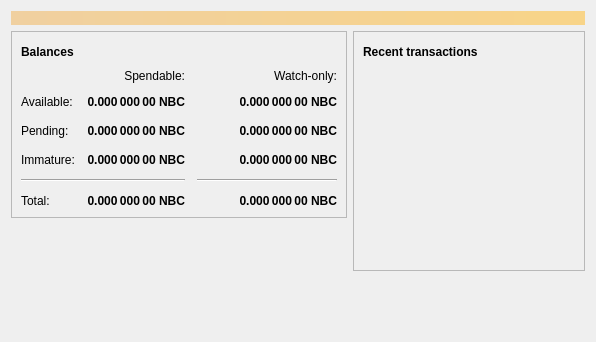
<?xml version="1.0" encoding="UTF-8"?>
<ui version="4.0">
 <class>OverviewPage</class>
 <widget class="QWidget" name="OverviewPage">
  <property name="geometry">
   <rect>
    <x>0</x>
    <y>0</y>
    <width>596</width>
    <height>342</height>
   </rect>
  </property>
  <property name="windowTitle">
   <string>Form</string>
  </property>
  <layout class="QVBoxLayout" name="topLayout">
   <item>
    <widget class="QLabel" name="labelAlerts">
     <property name="visible">
      <bool>false</bool>
     </property>
     <property name="styleSheet">
      <string notr="true">QLabel { background-color: qlineargradient(x1: 0, y1: 0, x2: 1, y2: 0, stop:0 #F0D0A0, stop:1 #F8D488); color:#000000; }</string>
     </property>
     <property name="wordWrap">
      <bool>true</bool>
     </property>
     <property name="margin">
      <number>3</number>
     </property>
     <property name="textInteractionFlags">
      <set>Qt::TextSelectableByMouse</set>
     </property>
    </widget>
   </item>
   <item>
    <layout class="QHBoxLayout" name="horizontalLayout" stretch="1,1">
     <item>
      <layout class="QVBoxLayout" name="verticalLayout_2">
       <item>
        <widget class="QFrame" name="frame">
         <property name="frameShape">
          <enum>QFrame::StyledPanel</enum>
         </property>
         <property name="frameShadow">
          <enum>QFrame::Raised</enum>
         </property>
         <layout class="QVBoxLayout" name="verticalLayout_4">
          <item>
           <layout class="QHBoxLayout" name="horizontalLayout_4">
            <item>
             <widget class="QLabel" name="label_5">
              <property name="font">
               <font>
                <weight>75</weight>
                <bold>true</bold>
               </font>
              </property>
              <property name="text">
               <string>Balances</string>
              </property>
             </widget>
            </item>
            <item>
             <widget class="QPushButton" name="labelWalletStatus">
              <property name="enabled">
               <bool>true</bool>
              </property>
              <property name="maximumSize">
               <size>
                <width>30</width>
                <height>16777215</height>
               </size>
              </property>
              <property name="toolTip">
               <string>The displayed information may be out of date. Your wallet automatically synchronizes with the Nebulacoin network after a connection is established, but this process has not completed yet.</string>
              </property>
              <property name="text">
               <string/>
              </property>
              <property name="icon">
               <iconset resource="../bitcoin.qrc">
                <normaloff>:/icons/warning</normaloff>
                <disabledoff>:/icons/warning</disabledoff>:/icons/warning</iconset>
              </property>
              <property name="iconSize">
               <size>
                <width>24</width>
                <height>24</height>
               </size>
              </property>
              <property name="flat">
               <bool>true</bool>
              </property>
             </widget>
            </item>
            <item>
             <spacer name="horizontalSpacer_3">
              <property name="orientation">
               <enum>Qt::Horizontal</enum>
              </property>
              <property name="sizeHint" stdset="0">
               <size>
                <width>40</width>
                <height>20</height>
               </size>
              </property>
             </spacer>
            </item>
           </layout>
          </item>
          <item>
           <layout class="QGridLayout" name="gridLayout">
            <property name="spacing">
             <number>12</number>
            </property>
            <item row="2" column="2">
             <widget class="QLabel" name="labelWatchPending">
              <property name="font">
               <font>
                <weight>75</weight>
                <bold>true</bold>
               </font>
              </property>
              <property name="cursor">
               <cursorShape>IBeamCursor</cursorShape>
              </property>
              <property name="toolTip">
               <string>Unconfirmed transactions to watch-only addresses</string>
              </property>
              <property name="text">
               <string notr="true">0.000 000 00 NBC</string>
              </property>
              <property name="alignment">
               <set>Qt::AlignRight|Qt::AlignTrailing|Qt::AlignVCenter</set>
              </property>
              <property name="textInteractionFlags">
               <set>Qt::LinksAccessibleByMouse|Qt::TextSelectableByKeyboard|Qt::TextSelectableByMouse</set>
              </property>
             </widget>
            </item>
            <item row="2" column="1">
             <widget class="QLabel" name="labelUnconfirmed">
              <property name="font">
               <font>
                <weight>75</weight>
                <bold>true</bold>
               </font>
              </property>
              <property name="cursor">
               <cursorShape>IBeamCursor</cursorShape>
              </property>
              <property name="toolTip">
               <string>Total of transactions that have yet to be confirmed, and do not yet count toward the spendable balance</string>
              </property>
              <property name="text">
               <string notr="true">0.000 000 00 NBC</string>
              </property>
              <property name="alignment">
               <set>Qt::AlignRight|Qt::AlignTrailing|Qt::AlignVCenter</set>
              </property>
              <property name="textInteractionFlags">
               <set>Qt::LinksAccessibleByMouse|Qt::TextSelectableByKeyboard|Qt::TextSelectableByMouse</set>
              </property>
             </widget>
            </item>
            <item row="3" column="2">
             <widget class="QLabel" name="labelWatchImmature">
              <property name="font">
               <font>
                <weight>75</weight>
                <bold>true</bold>
               </font>
              </property>
              <property name="cursor">
               <cursorShape>IBeamCursor</cursorShape>
              </property>
              <property name="toolTip">
               <string>Mined balance in watch-only addresses that has not yet matured</string>
              </property>
              <property name="text">
               <string notr="true">0.000 000 00 NBC</string>
              </property>
              <property name="alignment">
               <set>Qt::AlignRight|Qt::AlignTrailing|Qt::AlignVCenter</set>
              </property>
              <property name="textInteractionFlags">
               <set>Qt::LinksAccessibleByMouse|Qt::TextSelectableByKeyboard|Qt::TextSelectableByMouse</set>
              </property>
             </widget>
            </item>
            <item row="4" column="0" colspan="2">
             <widget class="Line" name="line">
              <property name="orientation">
               <enum>Qt::Horizontal</enum>
              </property>
             </widget>
            </item>
            <item row="4" column="2">
             <widget class="Line" name="lineWatchBalance">
              <property name="sizePolicy">
               <sizepolicy hsizetype="Preferred" vsizetype="Fixed">
                <horstretch>0</horstretch>
                <verstretch>0</verstretch>
               </sizepolicy>
              </property>
              <property name="minimumSize">
               <size>
                <width>140</width>
                <height>0</height>
               </size>
              </property>
              <property name="orientation">
               <enum>Qt::Horizontal</enum>
              </property>
             </widget>
            </item>
            <item row="5" column="0">
             <widget class="QLabel" name="labelTotalText">
              <property name="text">
               <string>Total:</string>
              </property>
             </widget>
            </item>
            <item row="3" column="1">
             <widget class="QLabel" name="labelImmature">
              <property name="font">
               <font>
                <weight>75</weight>
                <bold>true</bold>
               </font>
              </property>
              <property name="cursor">
               <cursorShape>IBeamCursor</cursorShape>
              </property>
              <property name="toolTip">
               <string>Mined balance that has not yet matured</string>
              </property>
              <property name="text">
               <string notr="true">0.000 000 00 NBC</string>
              </property>
              <property name="alignment">
               <set>Qt::AlignRight|Qt::AlignTrailing|Qt::AlignVCenter</set>
              </property>
              <property name="textInteractionFlags">
               <set>Qt::LinksAccessibleByMouse|Qt::TextSelectableByKeyboard|Qt::TextSelectableByMouse</set>
              </property>
             </widget>
            </item>
            <item row="2" column="3">
             <spacer name="horizontalSpacer_2">
              <property name="orientation">
               <enum>Qt::Horizontal</enum>
              </property>
              <property name="sizeHint" stdset="0">
               <size>
                <width>40</width>
                <height>20</height>
               </size>
              </property>
             </spacer>
            </item>
            <item row="3" column="0">
             <widget class="QLabel" name="labelImmatureText">
              <property name="text">
               <string>Immature:</string>
              </property>
             </widget>
            </item>
            <item row="5" column="1">
             <widget class="QLabel" name="labelTotal">
              <property name="font">
               <font>
                <weight>75</weight>
                <bold>true</bold>
               </font>
              </property>
              <property name="cursor">
               <cursorShape>IBeamCursor</cursorShape>
              </property>
              <property name="toolTip">
               <string>Your current total balance</string>
              </property>
              <property name="text">
               <string notr="true">0.000 000 00 NBC</string>
              </property>
              <property name="alignment">
               <set>Qt::AlignRight|Qt::AlignTrailing|Qt::AlignVCenter</set>
              </property>
              <property name="textInteractionFlags">
               <set>Qt::LinksAccessibleByMouse|Qt::TextSelectableByKeyboard|Qt::TextSelectableByMouse</set>
              </property>
             </widget>
            </item>
            <item row="5" column="2">
             <widget class="QLabel" name="labelWatchTotal">
              <property name="font">
               <font>
                <weight>75</weight>
                <bold>true</bold>
               </font>
              </property>
              <property name="cursor">
               <cursorShape>IBeamCursor</cursorShape>
              </property>
              <property name="toolTip">
               <string>Current total balance in watch-only addresses</string>
              </property>
              <property name="text">
               <string notr="true">0.000 000 00 NBC</string>
              </property>
              <property name="alignment">
               <set>Qt::AlignRight|Qt::AlignTrailing|Qt::AlignVCenter</set>
              </property>
              <property name="textInteractionFlags">
               <set>Qt::LinksAccessibleByMouse|Qt::TextSelectableByKeyboard|Qt::TextSelectableByMouse</set>
              </property>
             </widget>
            </item>
            <item row="0" column="2">
             <widget class="QLabel" name="labelWatchonly">
              <property name="text">
               <string>Watch-only:</string>
              </property>
              <property name="alignment">
               <set>Qt::AlignRight|Qt::AlignTrailing|Qt::AlignVCenter</set>
              </property>
             </widget>
            </item>
            <item row="1" column="0">
             <widget class="QLabel" name="labelBalanceText">
              <property name="text">
               <string>Available:</string>
              </property>
             </widget>
            </item>
            <item row="1" column="1">
             <widget class="QLabel" name="labelBalance">
              <property name="font">
               <font>
                <weight>75</weight>
                <bold>true</bold>
               </font>
              </property>
              <property name="cursor">
               <cursorShape>IBeamCursor</cursorShape>
              </property>
              <property name="toolTip">
               <string>Your current spendable balance</string>
              </property>
              <property name="text">
               <string notr="true">0.000 000 00 NBC</string>
              </property>
              <property name="alignment">
               <set>Qt::AlignRight|Qt::AlignTrailing|Qt::AlignVCenter</set>
              </property>
              <property name="textInteractionFlags">
               <set>Qt::LinksAccessibleByMouse|Qt::TextSelectableByKeyboard|Qt::TextSelectableByMouse</set>
              </property>
             </widget>
            </item>
            <item row="1" column="2">
             <widget class="QLabel" name="labelWatchAvailable">
              <property name="font">
               <font>
                <weight>75</weight>
                <bold>true</bold>
               </font>
              </property>
              <property name="cursor">
               <cursorShape>IBeamCursor</cursorShape>
              </property>
              <property name="toolTip">
               <string>Your current balance in watch-only addresses</string>
              </property>
              <property name="text">
               <string notr="true">0.000 000 00 NBC</string>
              </property>
              <property name="alignment">
               <set>Qt::AlignRight|Qt::AlignTrailing|Qt::AlignVCenter</set>
              </property>
              <property name="textInteractionFlags">
               <set>Qt::LinksAccessibleByMouse|Qt::TextSelectableByKeyboard|Qt::TextSelectableByMouse</set>
              </property>
             </widget>
            </item>
            <item row="2" column="0">
             <widget class="QLabel" name="labelPendingText">
              <property name="text">
               <string>Pending:</string>
              </property>
             </widget>
            </item>
            <item row="0" column="1">
             <widget class="QLabel" name="labelSpendable">
              <property name="text">
               <string>Spendable:</string>
              </property>
              <property name="alignment">
               <set>Qt::AlignRight|Qt::AlignTrailing|Qt::AlignVCenter</set>
              </property>
             </widget>
            </item>
           </layout>
          </item>
         </layout>
        </widget>
       </item>
       <item>
        <spacer name="verticalSpacer">
         <property name="orientation">
          <enum>Qt::Vertical</enum>
         </property>
         <property name="sizeHint" stdset="0">
          <size>
           <width>20</width>
           <height>40</height>
          </size>
         </property>
        </spacer>
       </item>
      </layout>
     </item>
     <item>
      <layout class="QVBoxLayout" name="verticalLayout_3">
       <item>
        <widget class="QFrame" name="frame_2">
         <property name="frameShape">
          <enum>QFrame::StyledPanel</enum>
         </property>
         <property name="frameShadow">
          <enum>QFrame::Raised</enum>
         </property>
         <layout class="QVBoxLayout" name="verticalLayout">
          <item>
           <layout class="QHBoxLayout" name="horizontalLayout_2">
            <item>
             <widget class="QLabel" name="label_4">
              <property name="font">
               <font>
                <weight>75</weight>
                <bold>true</bold>
               </font>
              </property>
              <property name="text">
               <string>Recent transactions</string>
              </property>
             </widget>
            </item>
            <item>
             <widget class="QPushButton" name="labelTransactionsStatus">
              <property name="enabled">
               <bool>true</bool>
              </property>
              <property name="maximumSize">
               <size>
                <width>30</width>
                <height>16777215</height>
               </size>
              </property>
              <property name="toolTip">
               <string>The displayed information may be out of date. Your wallet automatically synchronizes with the Nebulacoin network after a connection is established, but this process has not completed yet.</string>
              </property>
              <property name="text">
               <string/>
              </property>
              <property name="icon">
               <iconset resource="../bitcoin.qrc">
                <normaloff>:/icons/warning</normaloff>
                <disabledoff>:/icons/warning</disabledoff>:/icons/warning</iconset>
              </property>
              <property name="iconSize">
               <size>
                <width>24</width>
                <height>24</height>
               </size>
              </property>
              <property name="flat">
               <bool>true</bool>
              </property>
             </widget>
            </item>
            <item>
             <spacer name="horizontalSpacer">
              <property name="orientation">
               <enum>Qt::Horizontal</enum>
              </property>
              <property name="sizeHint" stdset="0">
               <size>
                <width>40</width>
                <height>20</height>
               </size>
              </property>
             </spacer>
            </item>
           </layout>
          </item>
          <item>
           <widget class="QListView" name="listTransactions">
            <property name="styleSheet">
             <string notr="true">QListView { background: transparent; }</string>
            </property>
            <property name="frameShape">
             <enum>QFrame::NoFrame</enum>
            </property>
            <property name="verticalScrollBarPolicy">
             <enum>Qt::ScrollBarAlwaysOff</enum>
            </property>
            <property name="horizontalScrollBarPolicy">
             <enum>Qt::ScrollBarAlwaysOff</enum>
            </property>
            <property name="selectionMode">
             <enum>QAbstractItemView::NoSelection</enum>
            </property>
           </widget>
          </item>
         </layout>
        </widget>
       </item>
       <item>
        <spacer name="verticalSpacer_2">
         <property name="orientation">
          <enum>Qt::Vertical</enum>
         </property>
         <property name="sizeHint" stdset="0">
          <size>
           <width>20</width>
           <height>40</height>
          </size>
         </property>
        </spacer>
       </item>
      </layout>
     </item>
    </layout>
   </item>
  </layout>
 </widget>
 <resources/>
 <connections/>
</ui>
